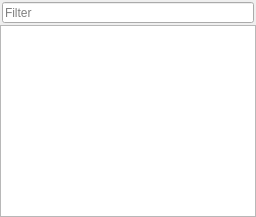
  <widget class="QDockWidget" name="mapsDock">
   <property name="allowedAreas">
    <set>Qt::LeftDockWidgetArea|Qt::RightDockWidgetArea</set>
   </property>
   <property name="windowTitle">
    <string>Map List</string>
   </property>
   <attribute name="dockWidgetArea">
    <number>1</number>
   </attribute>
   <widget class="QWidget" name="mapsDock_contents">
    <layout class="QVBoxLayout" name="verticalLayout_2">
     <property name="spacing">
      <number>0</number>
     </property>
     <property name="margin">
      <number>0</number>
     </property>
     <item>
      <widget class="clearableLineEdit" name="lineEdit_filter">
       <property name="minimumSize">
        <size>
         <width>0</width>
         <height>25</height>
        </size>
       </property>
       <property name="styleSheet">
        <string notr="true">margin: 2px 2px 2px 2px</string>
       </property>
       <property name="placeholderText">
        <string>Filter</string>
       </property>
      </widget>
     </item>
     <item>
      <widget class="QTableView" name="tableView_maps">
       <property name="autoScroll">
        <bool>false</bool>
       </property>
       <property name="editTriggers">
        <set>QAbstractItemView::NoEditTriggers</set>
       </property>
       <property name="showDropIndicator" stdset="0">
        <bool>false</bool>
       </property>
       <property name="dragDropOverwriteMode">
        <bool>false</bool>
       </property>
       <property name="alternatingRowColors">
        <bool>true</bool>
       </property>
       <property name="selectionMode">
        <enum>QAbstractItemView::SingleSelection</enum>
       </property>
       <property name="selectionBehavior">
        <enum>QAbstractItemView::SelectRows</enum>
       </property>
       <property name="horizontalScrollMode">
        <enum>QAbstractItemView::ScrollPerPixel</enum>
       </property>
       <property name="showGrid">
        <bool>false</bool>
       </property>
       <property name="sortingEnabled">
        <bool>true</bool>
       </property>
       <attribute name="verticalHeaderVisible">
        <bool>false</bool>
       </attribute>
       <attribute name="verticalHeaderDefaultSectionSize">
        <number>22</number>
       </attribute>
       <attribute name="verticalHeaderMinimumSectionSize">
        <number>10</number>
       </attribute>
      </widget>
     </item>
    </layout>
   </widget>
  </widget>
